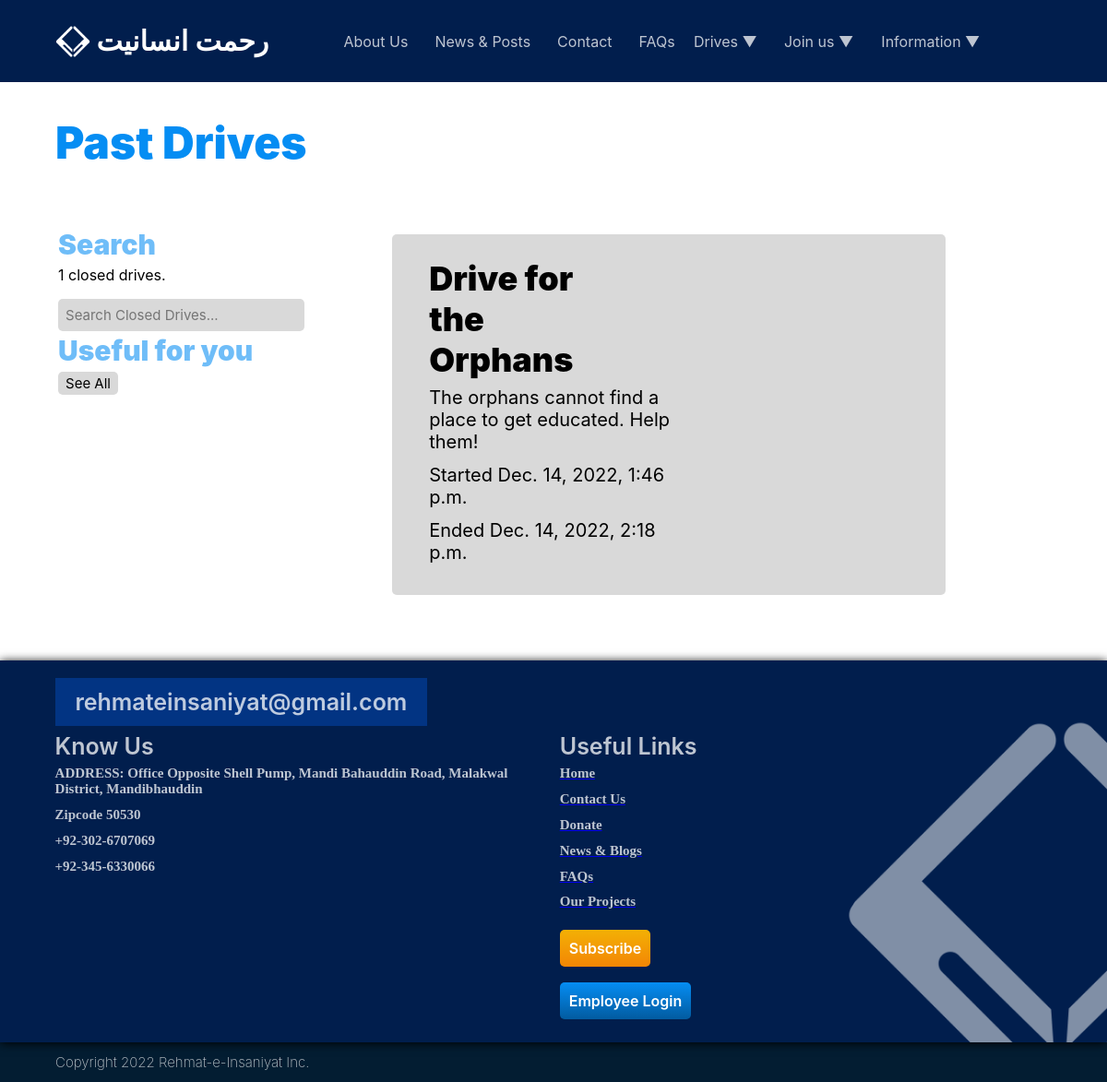
The page /past-drives/ on the database its author committed.
### employees/models.py (models this page shows, shortened)
class PastDrive(models.Model):
    name = models.CharField(max_length=100)
    description = models.TextField(null=True)
    start_date = models.DateTimeField()
    end_date = models.DateTimeField(auto_now_add=True)
    collected_funds = models.IntegerField()
    class Meta:
        ordering = ["-id"]

### visitor/views.py (the view)
# urls.py: path('past-drives/', views.past_drives, name='past-drives'),
def past_drives(request):
    faqs = FAQ.objects.all().order_by('-id')[:4]
    drives = Drive.objects.all().order_by('-id')[:4]
    if request.GET.get('q') != None:
        q = request.GET.get('q')
    else:
        q = ''
    past_drives = PastDrive.objects.filter(
        Q(name__icontains=q)
        )
    past_drive_count = past_drives.count()
    context = {
        'past_drives': past_drives,
        'past_drive_count': past_drive_count,
        'faqs': faqs,
        'drives': drives,
    }
    return render(request, 'visitor/past_drives.html', context)

### visitor/templates/visitor/past_drives.html
{% extends 'main.html' %}
{% block content %}
{% load mathfilters %}
<div class="pg_head_container">
    <element class="pg_head">Past Drives</element>
</div>
<table id="pg_divider" style="margin: 5%; width:90%">
    <tr>
        <td width=30% style="vertical-align: top; padding-right: 5%;">
            <element class="subhead">Search</element>
            <element class="pg_txt"> {{ past_drive_count }} closed drives.</element>
            <form method="GET" action="{% url 'vis-past-drives' %}">
                <input class="usr_rect" type="search" name="q" placeholder="Search Closed Drives...">
            </form>
            <element class="subhead">Useful for you</element>
            <a href="{% url 'vis-past-drives' %}"><button class="pst_filter">See All</button></a>
          </td>
          <td width="70%">
            {% for drive in past_drives %}
            <table class="pst_container" style="width: 80%; margin-left: 5%;">
              <tr>
                  <td width="55%">
                      <element class="pst_title" id="pst_title">
                        {{ drive.name }}
                      </element>
                  </td>
              </tr>
              <tr>
                  <td>
                      <element class="pst_txt" id="pst_txt">{{ drive.description }}</element>
                      <element class="pst_txt">Started {{ drive.start_date }}</element>
                      <element class="pst_txt">Ended {{ drive.end_date }}</element>
                    </td>
                    <td style="vertical-align: top;">
                  </td>
              </tr>
            </table>
            {% endfor %}
        </td>
    </tr>
  </table>
{% endblock content %}

### static/css/page_header.css (style rules this page uses)
.pg_head_container { width: 30%; margin-left: 5%; font-size: 20px; position: relative; vertical-align: middle; }
.pg_head { margin-top: 10%; display: block; color: #058DF3; font-family: 'Inter Black'; font-size: 48px; }
.pg_txt { margin-top: 1%; margin-bottom: 5%; color: black; display: block; font-family: 'Inter'; }

### static/css/extra_txtfx.css (style rules this page uses)
.subhead { position: relative; color: #058cf393; top: 0%; padding-bottom: 1%; font-family: "Inter Black"; display: block; opacity: 100%; font-weight: bolder; font-size: 30px; }

### static/css/post.css (style rules this page uses)
.pst_container { padding: 3%; margin-top: 1%; width: 100%; display: block; background-color: rgb(180, 180, 180, 0.5); border-radius: 5px; margin-bottom: 1%; }
.pst_title { padding-left: 5%; position: relative; display: block; font-family: 'Inter Black'; font-size: 36px; width: 70%; }
.pst_txt { width: 90%; padding-left: 5%; padding-bottom: 3%; margin-top: 1%; position: relative; display: block; font-family: 'Inter'; font-size: 20px; }
.pst_filter { font-size: 15px; font-family: 'Inter'; padding: 1%; padding-left: 3%; padding-right: 3%; margin-top: 1%; margin-bottom: 1%; border: 0px; border-radius: 5px; background-color: #D9D9D9; display: inline-block; color: rgba(0, 0, 0, 1); width: fit-content; }

### static/css/user_fields.css (style rules this page uses)
.usr_rect { width: 100%; font-size: 15px; font-family: 'Inter'; padding: 3%; margin-top: 1%; margin-bottom: 1%; border: 0px; border-radius: 5px; background-color: #D9D9D9; color: rgba(0, 0, 0, 0.50); height: fit-content; }

### rows shown on the page
PastDrive: name "Drive for the Orphans", description "The orphans cannot find a place to get educated. Help them!", start_date "Dec. 14, 2022, 1:46 p.m.", end_date "Dec. 14, 2022, 2:18 p.m."

### other values the page prints
{{ past_drive_count }} "1"
